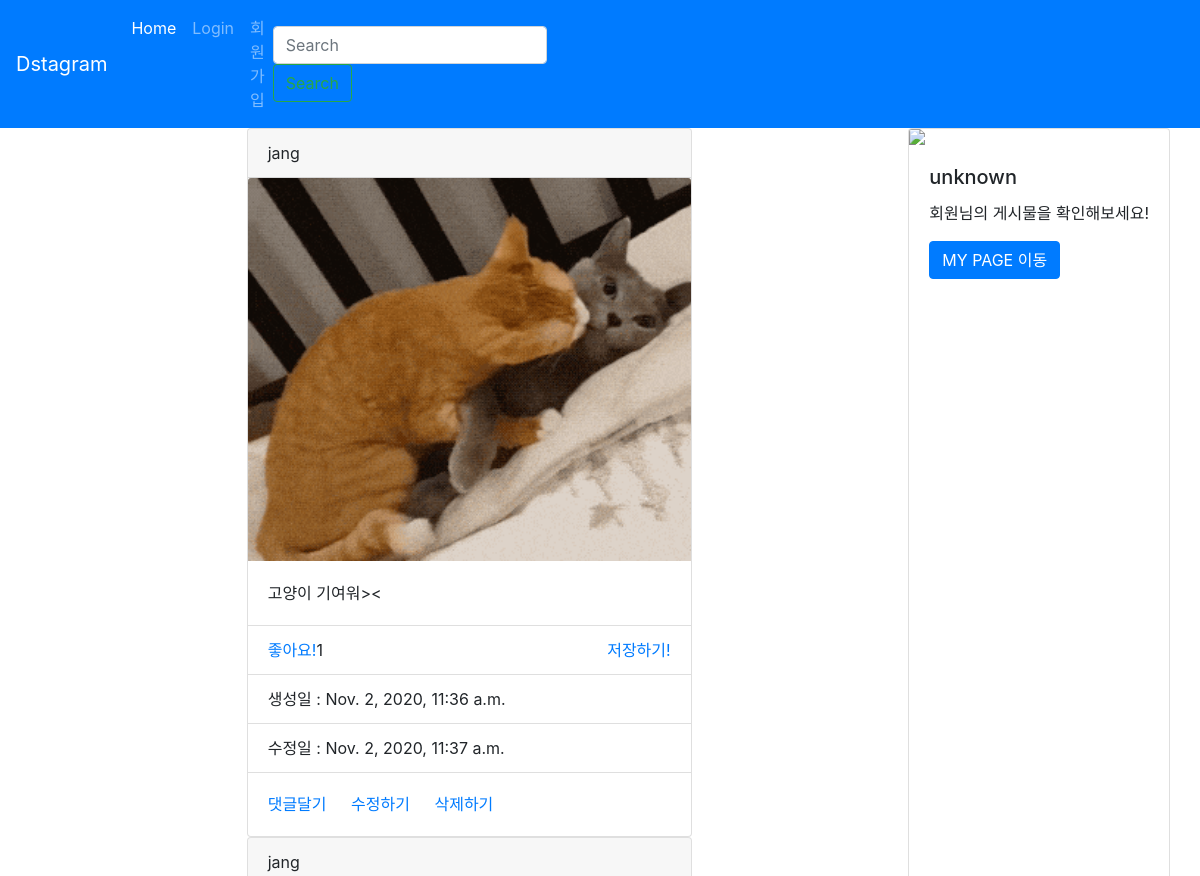
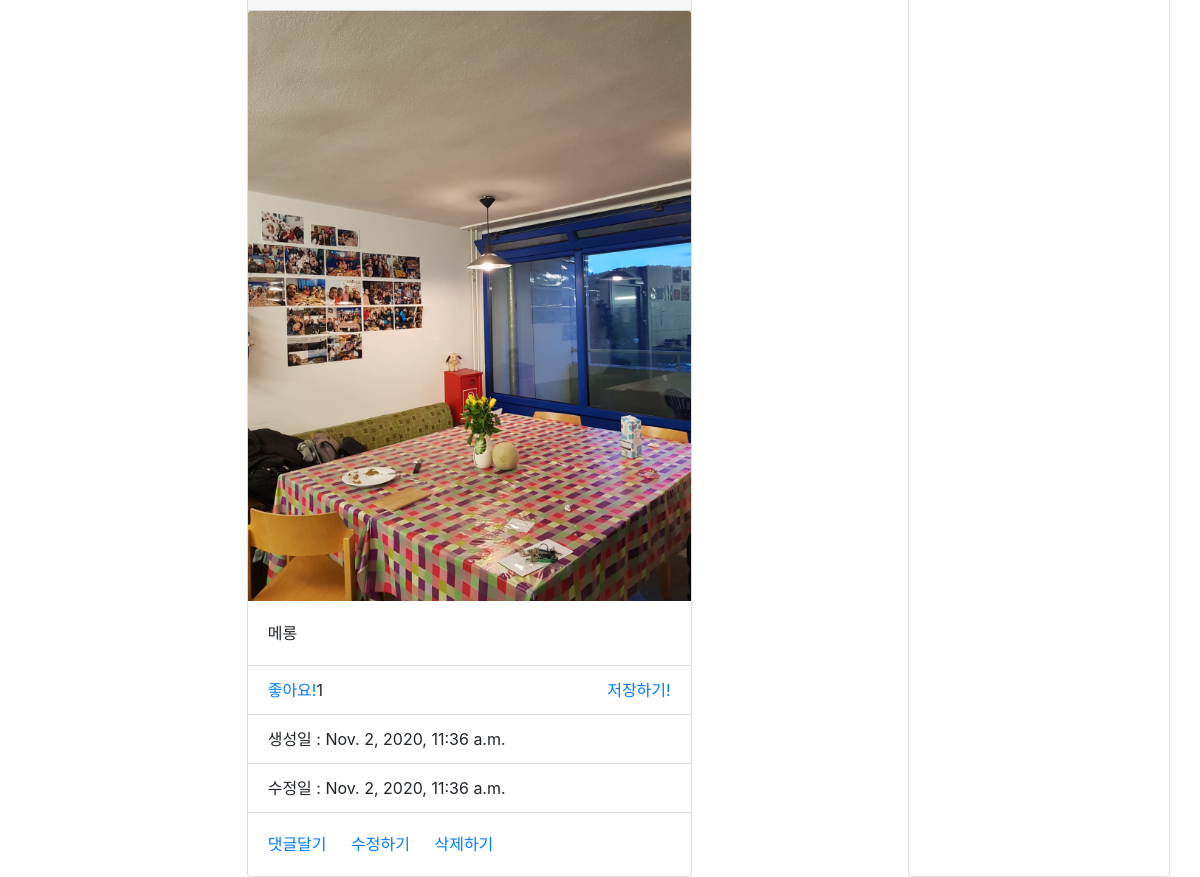
The page / on the database its author committed (2 pictures, top to bottom).
### photo/models.py (models this page shows, shortened)
class Photo(models.Model):
    author = models.ForeignKey(User, on_delete=models.CASCADE, related_name='user')
    text = models.TextField(blank=True)
    image = models.ImageField(upload_to = 'time_photo/%Y/%m/%d')
    created = models.DateTimeField(auto_now_add=True)
    updated = models.DateTimeField(auto_now=True)
    like = models.ManyToManyField(User, related_name='like_post', blank=True)
    favorite = models.ManyToManyField(User, related_name='favorite_post', blank=True)
    class Meta:
        ordering = ['-created']

### photo/views.py (the view)
# urls.py: path("", PhotoList.as_view(), name='index'),
class PhotoList(ListView):
    model = Photo
    template_name_suffix = '_list'

### photo/templates/photo/photo_list.html (shortened to what this page needs)
{% extends 'base.html' %}
{% block content %}
<div class='container'>
    <div class="row">
        <div class="col"></div>
        <div class="col-5">
            {% for object in object_list %}
            <div class="card">
                <div class="card-header">
                    {{ object.author }}
                </div>
                <img src=" {{ object.image.url }}" class="card-img-top" alt="...">
                <div class="card-body">
                    <p class="card-text"> {{ object.text }} </p>
                </div>
                <ul class="list-group list-group-flush">
                    <li class="list-group-item">
                        <a href="{% url 'photo:like' object.id %}"
                            class = "float-left btn-like
                            ">좋아요!</a>
                            {% if object.like.all.count %}
                            <span class="float-left">
                                {{object.like.all.count}}
                            </span>
                            {% endif %}
                            <a href="{% url  'photo:favorite' object.id%}"
                                    class="float-right btn-favorite
                                    ">저장하기!</a>
                    </li>
                    <li class="list-group-item">생성일 : {{ object.created }}</li>
                    <li class="list-group-item">수정일 : {{ object.updated }}</li>
                </ul>
                <div class="card-body">
                    <a href="{% url 'photo:detail' object.id %}" class="card-link">댓글달기</a>
                    <a href="{% url 'photo:update' object.id %}" class="card-link">수정하기</a>
                    <a href="{% url 'photo:delete' object.id %}" class="card-link">삭제하기</a>
                </div>
            </div>
            {% endfor %}
        </div>
        <div class="col"></div>
            {%if user.is_authenticated %}
            {% load static %}
            {%else%}
            {%load static%}
            <div class="card" style="">
                <img src="{% static 'images/unknown.jpg' %}" class="card-img-top">
                <div class="card-body">
                    <h5 class="card-title">unknown</h5>
                    <p class = "card-text">회원님의 게시물을 확인해보세요!</p>
                    <a href="{% url 'photo:mylist' %}" class = "btn btn-primary">MY PAGE 이동</a>
                </div>
            </div>
        </div>
        {%endif%}
    </div>
{% endblock %}

### layout/base.html (shortened to what this page needs)
<!DOCTYPE html>
<html lang="en">
<head>
    <link rel="stylesheet" href="https://stackpath.bootstrapcdn.com/bootstrap/4.3.1/css/bootstrap.min.css"
>
</head>
<body>
<nav class="navbar navbar-expand-lg navbar-dark bg-primary">
    <a class="navbar-brand" href="#">Dstagram</a>
    <div class="collapse navbar-collapse" id="navbarTogglerDemo02">
        <ul class="navbar-nav mr-auto mt-2 mt-lg-0">
            <li class="nav-item active">
                <a class="nav-link" href= "{% url 'photo:index' %}">Home<span class="sr-only">(current)</span></a>
            </li>
            {%if user.is_authenticated %}
            <li class="nav-item">
                <a class="nav-link" href ="{%url 'photo:create'%}" >사진올리기<span class="sr-only">(current)</span></a>
            </li>
            <li class="nav-item">
                <a class="nav-link" href ="{%url 'accounts:logout'%}" >Logout<span class="sr-only">(current)</span></a>
            </li>
            <li class="nav-item">
                <a class="nav-link" href ="{%url 'photo:like_list' %}" >좋아요한 사진 보기<span class="sr-only">(current)</span></a>
            </li>
            <li class="nav-item">
                <a class="nav-link" href ="{%url 'photo:favorite_list' %}" >저장한 사진 보기<span class="sr-only">(current)</span></a>
            </li>
            {%else%}
            <li class="nav-item">
                <a class="nav-link" href ="{%url 'accounts:login'%}" >Login<span class="sr-only">(current)</span></a>
            </li>
            <li class="nav-item">
                <a class="nav-link" href ="{%url 'accounts:register'%}" >회원가입<span class="sr-only">(current)</span></a>
            </li>
            {%endif%}
        </ul>
        <form class="form-inline my-2 my-lg-0">
            <input class="form-control mr-sm-4" type="search" placeholder="Search">
            <button class="btn btn-outline-success my-2 my-sm-0" type="submit">Search</button>
        </form>
    </div>
</nav>
{% block content %}
{% endblock %}
</body>
</html>

### rows shown on the page
Photo: author "jang", image (picture), text "고양이 기여워><", like.all.count "1", created "Nov. 2, 2020, 11:36 a.m.", updated "Nov. 2, 2020, 11:37 a.m."
Photo: author "jang", image (picture), text "메롱", like.all.count "1", created "Nov. 2, 2020, 11:36 a.m.", updated "Nov. 2, 2020, 11:36 a.m."
